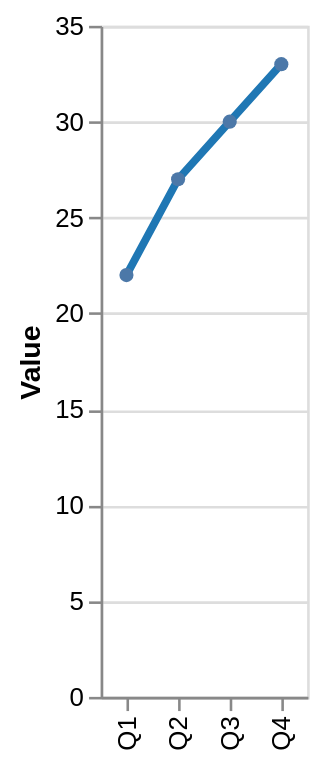

Vega-Lite specification stored for this chart:
### Vega-Lite specification from a JSON file in a GitHub repository (floating-point values rounded to 4 significant figures)
{"$schema": "https://vega.github.io/schema/vega-lite/v6.json", "width": "container", "height": 260, "data": {"values": [{"quarter": "Q1", "value": 22}, {"quarter": "Q2", "value": 27}, {"quarter": "Q3", "value": 30}, {"quarter": "Q4", "value": 33}]}, "mark": {"type": "line", "point": true, "strokeWidth": 3, "color": "#1f77b4"}, "encoding": {"x": {"field": "quarter", "type": "ordinal", "title": null}, "y": {"field": "value", "type": "quantitative", "title": "Value"}, "tooltip": [{"field": "quarter", "type": "ordinal"}, {"field": "value", "type": "quantitative"}]}}
